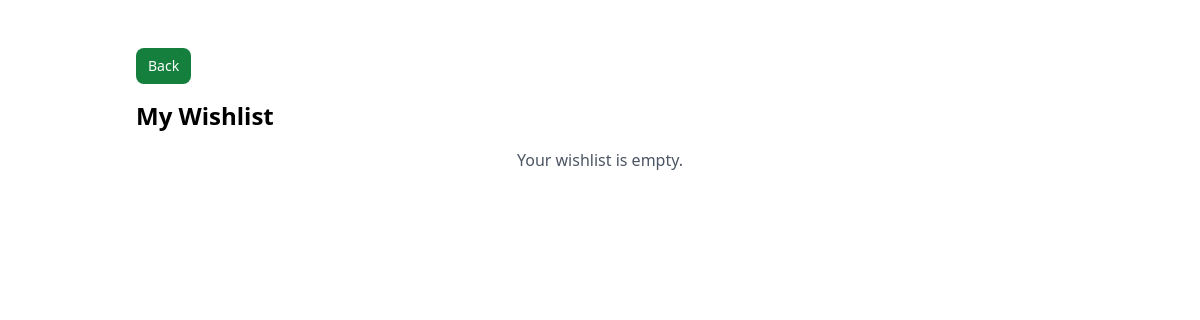
/store/wishlist/ (signed in), run on an earlier commit of the app's database.
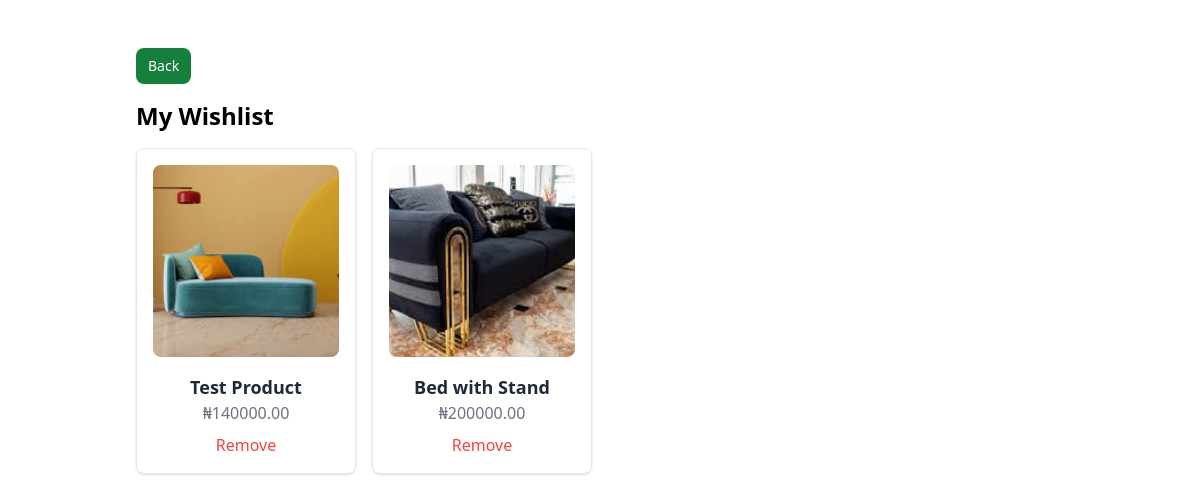
And on a later commit of the database.
### Store/models.py (models this page shows, shortened)
class MyWishlist(models.Model):
    user = models.ForeignKey(settings.AUTH_USER_MODEL, on_delete=models.CASCADE, related_name='mywishlist')
    product = models.ForeignKey('Product', on_delete=models.CASCADE, related_name='wishlisted_by')
    added_at = models.DateTimeField(auto_now_add=True)
    class Meta:
        unique_together = ('user', 'product')  # Ensure a user can't add the same product multiple times

class Product(models.Model):
    store = models.ForeignKey(Mystore, on_delete=models.CASCADE, related_name="products")
    name = models.CharField(max_length=50)
    price = models.PositiveIntegerField(default=1)
    description = models.CharField(max_length=100)
    image = models.ImageField(upload_to='productimages')

### Store/views.py (the view)
# urls.py: path('wishlist/', views.wishlist_view, name='wishlist'),
@login_required
def wishlist_view(request):
    wishlist_items = MyWishlist.objects.filter(user=request.user).select_related('product')
    return render(request, 'Store/wishlist.html', {'wishlist_items': wishlist_items})

### Store/templates/Store/wishlist.html (shortened to what this page needs)
{% extends "Store/base.html" %}
{% block content %}
<div class="container mx-auto p-6">
    <a href="{% url 'index' %}" class="inline-flex mb-4 items-center px-3 py-2 text-sm font-medium text-center text-white bg-green-700 rounded-lg hover:bg-green-800 focus:ring-4 focus:outline-none focus:ring-green-300 dark:bg-green-600 dark:hover:bg-green-700 dark:focus:ring-green-800">Back</a>
    <h1 class="text-2xl font-bold mb-4">My Wishlist</h1>
    {% if wishlist_items %}
        <div class="grid grid-cols-1 sm:grid-cols-2 lg:grid-cols-4 gap-4">
            {% for item in wishlist_items %}
                <div class="border border-gray-200 rounded-lg shadow p-4">
                    <a href="{% url 'product_detail' item.product.id %}">
                        <img class="w-full h-48 object-cover rounded-lg" src="{{ item.product.image.url|default:'#' }}" alt="{{ item.product.name }}">
                    </a>
                    <div class="mt-4 text-center">
                        <a href="{% url 'product_detail' item.product.id %}">
                            <h5 class="text-lg font-bold text-gray-800">{{ item.product.name }}</h5>
                        </a>
                        <p class="text-gray-500">₦{{ item.product.price|floatformat:2 }}</p>
                        <form method="POST" action="{% url 'remove_from_wishlist' item.product.id %}">
                            <button class="text-red-500 mt-2">Remove</button>
                        </form>
                    </div>
                </div>
            {% endfor %}
        </div>
    {% else %}
        <p class="text-gray-600 text-center">Your wishlist is empty.</p>
    {% endif %}
</div>
{% endblock %}

What changed in the data, as far as the page shows it:
added MyWishlist: product.image (picture), product.name "Test Product", product.price "140000.00"
added MyWishlist: product.image (picture), product.name "Bed with Stand", product.price "200000.00"
Also different on the page:
text no longer shown: "Your wishlist is empty."
